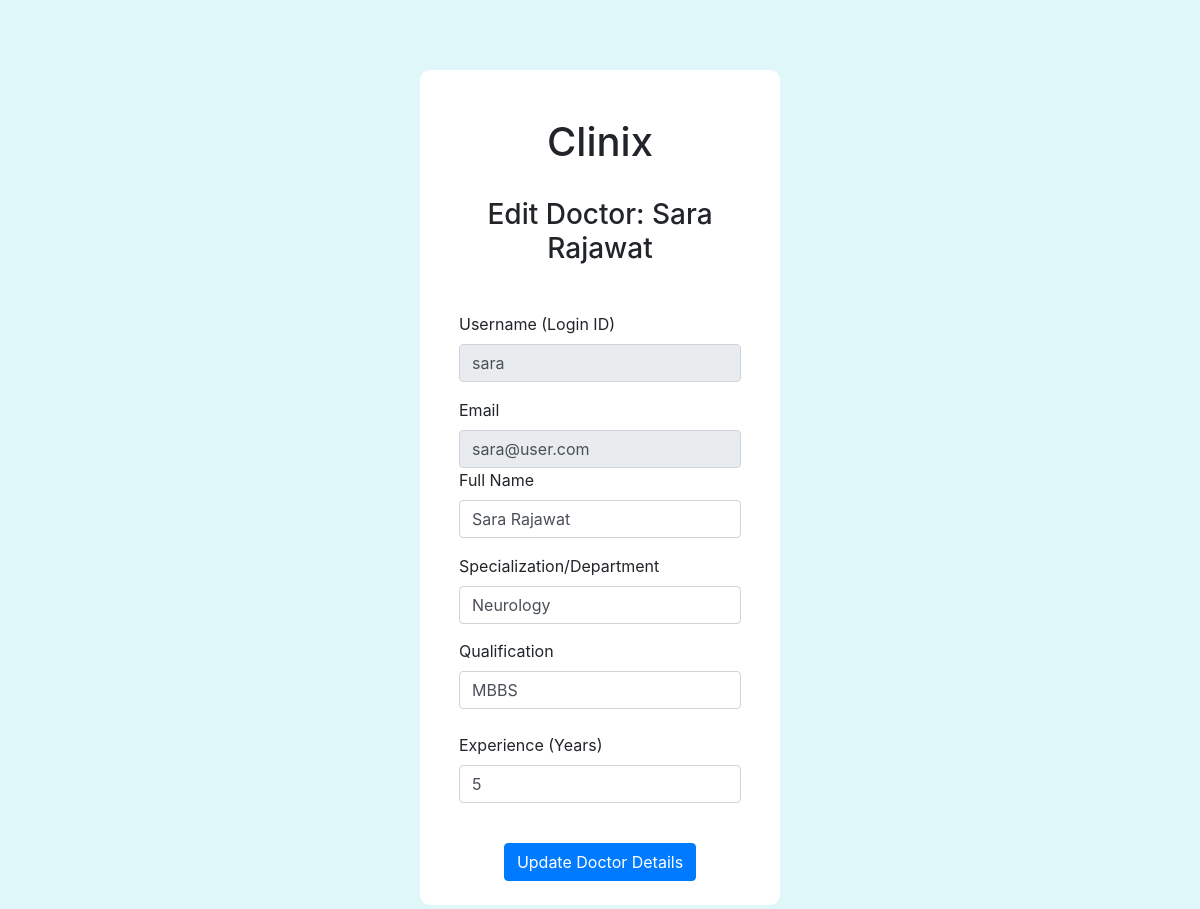
/edit-doc/1, run on the app's committed database.
### backend/models.py (models this page shows, shortened)
class Doctor(db.Model):
    __tablename__ = 'doctor'  # The table name is also simplified
    id = db.Column(db.Integer, primary_key=True)
    user_id = db.Column(db.Integer, db.ForeignKey('user.id'), unique=True)
    full_name = db.Column(db.String(100), nullable=False)
    qualification = db.Column(db.String(100))
    experience_years = db.Column(db.Integer)
    dept_id = db.Column(db.Integer, db.ForeignKey('department.id'))
    appointments = db.relationship('Appointment', backref='doctor_details', lazy='dynamic')
    availability_slots = db.relationship('DoctorAvailability', backref='doctor_details', lazy='dynamic')

class User(db.Model):
    __tablename__ = 'user'
    id = db.Column(db.Integer, primary_key=True)
    username = db.Column(db.String(80), unique=True, nullable=False)
    email = db.Column(db.String(120), unique=True, nullable=False)
    password_hash = db.Column(db.String(128), nullable=False)
    role = db.Column(db.String(15), default='Patient', nullable=False)
    is_active = db.Column(db.Boolean, nullable=False, default=True)
    doctor = db.relationship('Doctor', backref='user', uselist=False)
    patient = db.relationship('Patient', backref='user', uselist=False)

class Department(db.Model):
    __tablename__ = 'department'
    id = db.Column(db.Integer, primary_key=True)
    name = db.Column(db.String(100), unique=True, nullable=False)
    description = db.Column(db.Text)
    doctors_registered = db.relationship('Doctor', backref='department', lazy='dynamic')

### backend/controllers.py (the view, shortened to what this page needs)
@app.route("/edit-doc/<int:doc_id>", methods=["GET", "POST"])  #view/fetch data and make chnages to info in database table
def edit_doctor(doc_id):
    admin_user = User.query.filter_by(role='Admin').first() #admin validation check
    if not admin_user:
        return "Unauthorized", 403
    doctor = Doctor.query.get_or_404(doc_id)   #check if doctor exist or not
    user = doctor.user
    current_dept_name = doctor.department.name if doctor.department else ''   #empty sting (' ') to prevent error if dept does not exist
    return render_template(
        "edit_doc.html",
        doctor=doctor,       #update new doctor info using jinja after reloading page
        user=user,
        current_dept_name=current_dept_name
    )

### templates/edit_doc.html (shortened to what this page needs)
<!DOCTYPE html>
<html lang="en">
<head>
    <link rel="stylesheet" href="/static/styles/main.css">
    <link rel="stylesheet" href="https://cdn.jsdelivr.net/npm/bootstrap@4.0.0/dist/css/bootstrap.min.css" xintegrity="sha384-Gn5384xqQ1aoWXA+058RXPxPg6fy4IWvTNh0E263XmFcJlSAwiGgFAW/dAiS6JXm">
</head>
<body style="background-color: rgb(189, 227, 239);">
    <div class="my_container">
         <div class="my_signin">
            <form action="{{ url_for('edit_doctor', doc_id=doctor.id) }}" method="post">
                <div class="logo text-center mt-4">
                    <h1>Clinix</h1>
                    <br>
                </div>
                <h3 class="text-center">Edit Doctor: {{ doctor.full_name }}</h3>
                <br>
                <div class="form">
                    <label for="Username_readonly">Username (Login ID)</label> <br>
                    <input type="text" class="form-control" id="Username_readonly" value="{{ user.username }}" readonly>
                    <label for="Email_readonly" class="mt-3">Email</label> <br>
                    <input type="email" class="form-control" id="Email_readonly" value="{{ user.email }}" readonly>
                    <label for="Name">Full Name</label> <br>
                    <input type="text" class="form-control" id="Name" name="full_name" value="{{ doctor.full_name }}" required>
                    <label for="Username" class="mt-3">Specialization/Department</label> <br>
                    <input type="text" class="form-control" id="Username" name="department_name" value="{{ current_dept_name }}" required>
                </div>
                <div class="form">
                    <label for="Qualification">Qualification</label> <br>
                    <input type="text" class="form-control" id="Qualification" name="qualification" value="{{ doctor.qualification or '' }}">
                    <br>
                    <label for="Experience">Experience (Years)</label> <br>
                    <input type="number" class="form-control" id="Experience" name="experience" min="0" value="{{ doctor.experience_years or 0 }}">
                    <br>
                </div>
                <div class="text-center mt-3">
                    <button type="submit" class="btn btn-primary">Update Doctor Details</button>
                </div>
             </form>
        </div>
    </div>
</body>
</html>

### static/styles/main.css (style rules this page uses)
.form { width: 100%; text-align: left; margin-top: 15px; margin-bottom: 15px; padding: 0 15px; }
.my_signin { width: 30%; margin: auto; margin-top: 50px; height: auto; padding: 20px; border: 4px solid white; border-radius: 10px; background-color: rgb(255, 255, 255); }
body { background-color: #e0f7fa !important; padding-top: 20px; padding-bottom: 20px; }

### data on the page
Doctor: full_name "Sara Rajawat", qualification "MBBS", experience "5"
User: username "sara", email "sara@user.com"
Department: department_name "Neurology"
